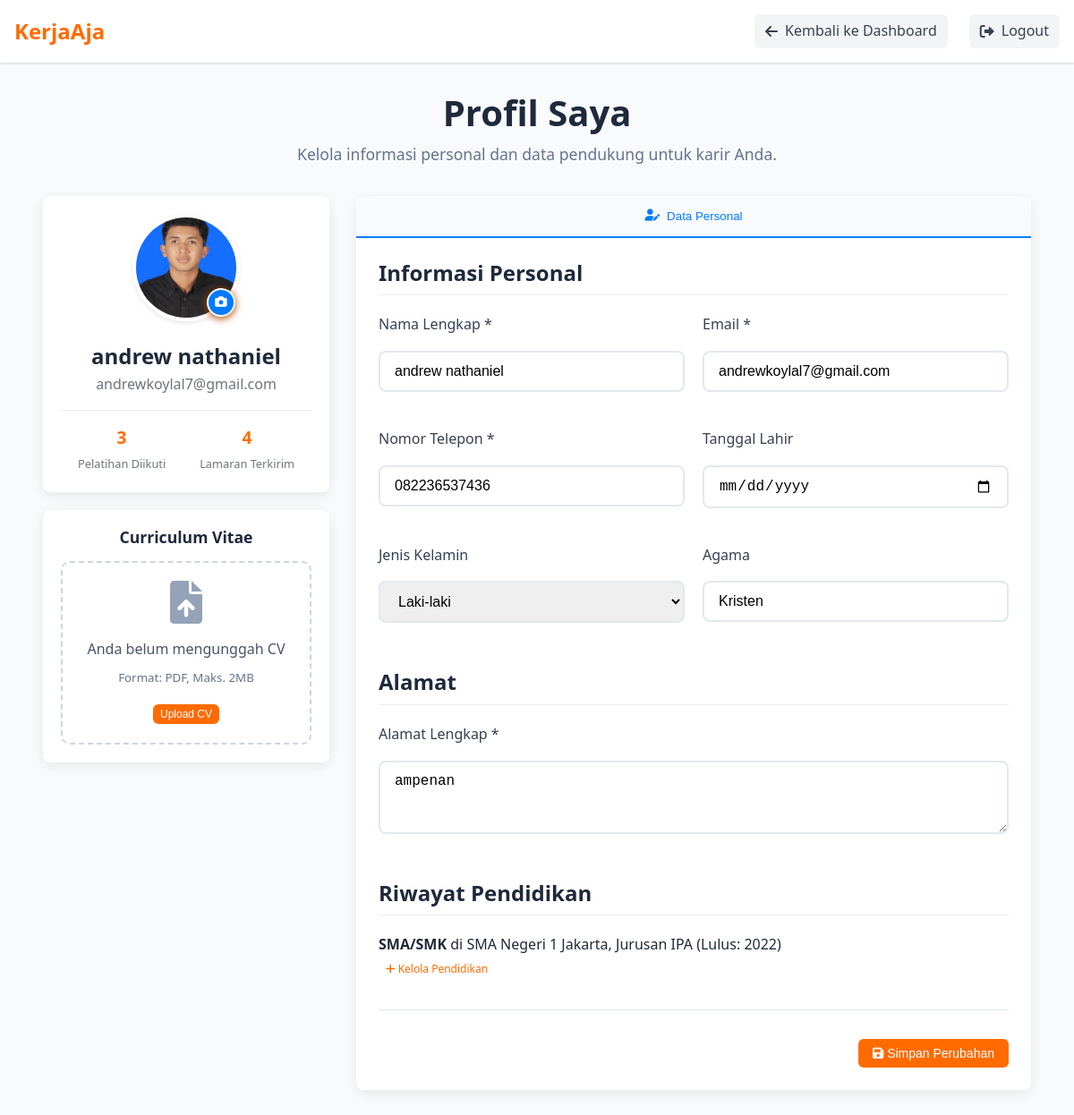
The app's page /User/profile.php (signed in) with its own data.
### tables this page shows
CREATE TABLE `user_profiles` (
  `id` int(11) NOT NULL,
  `user_id` int(11) NOT NULL,
  `telepon` varchar(20) DEFAULT NULL,
  `tanggal_lahir` date DEFAULT NULL,
  `jenis_kelamin` enum('Laki-laki','Perempuan') DEFAULT NULL,
  `agama` varchar(50) DEFAULT NULL,
  `alamat` text DEFAULT NULL,
  `desa` varchar(100) DEFAULT NULL,
  `kecamatan` varchar(100) DEFAULT NULL,
  `kota` varchar(100) DEFAULT NULL,
  `provinsi` varchar(100) DEFAULT NULL,
  `kode_pos` varchar(10) DEFAULT NULL,
  `path_avatar` varchar(255) DEFAULT 'img/default-avatar.png',
  `path_cv` varchar(255) DEFAULT NULL
);

CREATE TABLE `users` (
  `user_id` int(11) NOT NULL,
  `name` varchar(100) NOT NULL,
  `email` varchar(100) NOT NULL,
  `password` varchar(255) NOT NULL,
  `role` enum('admin','perusahaan','user') NOT NULL,
  `created_at` timestamp NOT NULL DEFAULT current_timestamp()
);

CREATE TABLE `pendidikan` (
  `pendidikan_id` int(11) NOT NULL,
  `user_id` int(11) NOT NULL,
  `jenjang` enum('SMA/SMK','Diploma','Sarjana','Magister','Doktor') NOT NULL,
  `nama_institusi` varchar(150) NOT NULL,
  `jurusan` varchar(100) DEFAULT NULL,
  `tahun_lulus` int(4) NOT NULL,
  `nilai` decimal(3,2) DEFAULT NULL
);

### User/profile.php (the view, shortened to what this page needs)
<?php
include '../auth/koneksi.php';
$user_id = (int)$_SESSION['user_id'];
$query_user = "SELECT u.name, u.email, up.* FROM users u LEFT JOIN user_profiles up ON u.user_id = up.user_id WHERE u.user_id = '$user_id'";
$result_user = mysqli_query($conn, $query_user);
$user_data = mysqli_fetch_assoc($result_user);
$query_pelatihan_count = "SELECT COUNT(*) as total FROM pendaftaran_pelatihan WHERE user_id = '$user_id'";
$total_pelatihan = mysqli_fetch_assoc(mysqli_query($conn, $query_pelatihan_count))['total'];
$query_lamaran_count = "SELECT COUNT(*) as total FROM lamaran WHERE user_id = '$user_id'";
$total_lamaran = mysqli_fetch_assoc(mysqli_query($conn, $query_lamaran_count))['total'];
$pendidikan_list = mysqli_fetch_all(mysqli_query($conn, "SELECT * FROM pendidikan WHERE user_id = '$user_id' ORDER BY tahun_lulus DESC"), MYSQLI_ASSOC);
?>
<!DOCTYPE html>
<html lang="id">
<head>
    <link rel="stylesheet" href="../css/style.css" />
    <link href="https://cdnjs.cloudflare.com/ajax/libs/font-awesome/6.0.0/css/all.min.css" rel="stylesheet" />
</head>
<body>
    <header class="header">
        <div class="container">
            <div class="logo"><a href="dashboard.php">KerjaAja</a></div>
            <nav class="nav">
                <ul>
                    <li><a href="dashboard.php" class="btn-logout"><i class="fas fa-arrow-left"></i> Kembali ke
                            Dashboard</a></li>
                    <li><a href="../auth/logout.php" class="btn-logout"><i class="fas fa-sign-out-alt"></i> Logout</a>
                    </li>
                </ul>
            </nav>
        </div>
    </header>
    <main class="main-content">
        <div class="container">
            <div class="profile-header">
                <h1>Profil Saya</h1>
                <p>Kelola informasi personal dan data pendukung untuk karir Anda.</p>
            </div>
            <div class="profile-layout">
                <aside class="profile-sidebar">
                    <div class="profile-card">
                        <div class="profile-avatar">
                            <img id="profileImage"
                                src="<?php echo htmlspecialchars($user_data['path_avatar'] ?? 'img/default-avatar.png'); ?>"
                                alt="Foto Profil">
                            <div class="avatar-upload">
                                <button type="button" class="avatar-btn"
                                    onclick="document.getElementById('avatarInput').click()" title="Ubah Foto Profil">
                                    <i class="fas fa-camera"></i>
                                </button>
                            </div>
                        </div>
                        <div class="profile-info">
                            <h3><?php echo htmlspecialchars($user_data['name']); ?></h3>
                            <p><?php echo htmlspecialchars($user_data['email']); ?></p>
                            <div class="profile-stats">
                                <div class="stat">
                                    <span class="stat-number"><?php echo $total_pelatihan; ?></span>
                                    <span class="stat-label">Pelatihan Diikuti</span>
                                </div>
                                <div class="stat">
                                    <span class="stat-number"><?php echo $total_lamaran; ?></span>
                                    <span class="stat-label">Lamaran Terkirim</span>
                                </div>
                            </div>
                        </div>
                    </div>
                    <div class="cv-section">
                        <h4>Curriculum Vitae</h4>
                        <div class="cv-container">
                            <?php if (!empty($user_data['path_cv'])): ?>
                            <div class="cv-preview">
                                <div class="cv-file">
                                    <i class="fas fa-file-pdf fa-lg"></i>
                                    <div class="cv-info">
                                        <span><?php echo basename($user_data['path_cv']); ?></span>
                                        <small>CV telah terunggah</small>
                                    </div>
                                    <div class="cv-actions">
                                        <a href="<?php echo htmlspecialchars($user_data['path_cv']); ?>" download
                                            class="btn-icon" title="Download"><i class="fas fa-download"></i></a>
                                        <a href="proses_hapus_cv.php" class="btn-icon" title="Hapus"
                                            onclick="return confirm('Anda yakin ingin menghapus CV ini?');"><i
                                                class="fas fa-trash"></i></a>
                                    </div>
                                </div>
                            </div>
                            <?php else: ?>
                            <div class="cv-upload">
                                <i class="fas fa-file-upload fa-2x"></i>
                                <p>Anda belum mengunggah CV</p>
                                <small>Format: PDF, Maks. 2MB</small>
                                <form action="proses_upload_cv.php" method="POST" enctype="multipart/form-data">
                                    <button type="button" class="btn btn-primary btn-sm"
                                        onclick="document.getElementById('cvInput').click()">Upload CV</button>
                                </form>
                            </div>
                            <?php endif; ?>
                        </div>
                    </div>
                </aside>
                <div class="profile-content">
                    <div class="profile-tabs">
                        <button class="tab-btn active" data-tab="personal"><i class="fas fa-user-edit"></i> Data
                            Personal</button>
                    </div>
                    <div id="personalTab" class="tab-pane active">
                        <form action="proses_update_profil.php" method="POST" class="profile-form">
                            <div class="form-section">
                                <h3>Informasi Personal</h3>
                                <div class="form-grid">
                                    <div class="form-group"><label for="fullName">Nama Lengkap *</label><input
                                            type="text" id="fullName" name="name" required
                                            value="<?php echo htmlspecialchars($user_data['name'] ?? ''); ?>"></div>
                                    <div class="form-group"><label for="email">Email *</label><input type="email"
                                            id="email" name="email" required
                                            value="<?php echo htmlspecialchars($user_data['email'] ?? ''); ?>"></div>
                                    <div class="form-group"><label for="phone">Nomor Telepon *</label><input type="tel"
                                            id="phone" name="telepon" required
                                            value="<?php echo htmlspecialchars($user_data['telepon'] ?? ''); ?>"></div>
                                    <div class="form-group"><label for="birthDate">Tanggal Lahir</label><input
                                            type="date" id="birthDate" name="tanggal_lahir"
                                            value="<?php echo htmlspecialchars($user_data['tanggal_lahir'] ?? ''); ?>">
                                    </div>
                                    <div class="form-group"><label for="gender">Jenis Kelamin</label><select id="gender"
                                            name="jenis_kelamin">
                                            <option value="Laki-laki"
                                                <?php if (($user_data['jenis_kelamin'] ?? '') == 'Laki-laki') echo 'selected'; ?>>
                                                Laki-laki</option>
                                        </select></div>
                                    <div class="form-group"><label for="religion">Agama</label><input type="text"
                                            id="religion" name="agama"
                                            value="<?php echo htmlspecialchars($user_data['agama'] ?? ''); ?>"></div>
                                </div>
                            </div>
                            <div class="form-section">
                                <h3>Alamat</h3>
                                <div class="form-grid">
                                    <div class="form-group full-width"><label for="address">Alamat Lengkap
                                            *</label><textarea id="address" name="alamat" rows="3"
                                            required><?php echo htmlspecialchars($user_data['alamat'] ?? ''); ?></textarea>
                                    </div>
                                </div>
                            </div>
                           <div class="form-section">
                                <h3>Riwayat Pendidikan</h3>
                                <?php if (!empty($pendidikan_list)): ?>
                                    <ul class="education-list">
                                        <?php foreach ($pendidikan_list as $edu): ?>
                                            <li>
                                                <strong><?php echo htmlspecialchars($edu['jenjang'] ?? '[jenjang tidak tersedia]'); ?></strong>
                                                di <?php echo htmlspecialchars($edu['nama_institusi'] ?? '[institusi tidak tersedia]'); ?>,
                                                Jurusan <?php echo htmlspecialchars($edu['jurusan'] ?? '[jurusan tidak tersedia]'); ?>
                                                (Lulus: <?php echo htmlspecialchars($edu['tahun_lulus'] ?? '-'); ?>)
                                            </li>
                                        <?php endforeach; ?>
                                    </ul>
                                <?php else: ?>
                                    <p>Belum ada riwayat pendidikan yang ditambahkan.</p>
                                <?php endif; ?>
                                <a href="kelola_pendidikan.php" class="btn btn-secondary btn-sm"><i class="fas fa-plus"></i> Kelola Pendidikan</a>
                            </div>
                                 <div class="form-actions"><button type="submit" class="btn btn-primary"><i
                                        class="fas fa-save"></i> Simpan Perubahan</button></div>
                        </form>
                    </div>
    </main>
</body>
</html>

### records on screen
user_profiles: path_avatar (picture), user.name "andrew nathaniel", user.email "andrewkoylal7@gmail.com", name "andrew nathaniel", email "andrewkoylal7@gmail.com", telepon "082236537436", jenis_kelamin "Laki-laki", agama "Kristen", alamat "ampenan"
pendidikan: jenjang "SMA/SMK", nama_institusi "SMA Negeri 1 Jakarta", jurusan "IPA", tahun_lulus "2022"

### other values on screen
$total_pelatihan "3"
$total_lamaran "4"
